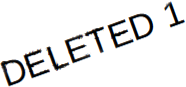
#> input picture delete.png, 186 x 87 px; its folder holds only this picture in this run
$ python -i box.py   (imports and definitions only)
#> lines starting #> are read from the running program, lines starting #| are printed output that depends on the picture; after the words box and inside, x2 and y2 are one past the last pixel; in counts of white or black regions, pixels touching at a corner belong together
#> in boxCardNameSplit, orig is the input picture: PIL image 186x87 RGB; mean R, G, B 233.6, 233.4, 233.4
import numpy
from PIL import Image, ImageOps
from scipy.ndimage import label, grey_dilation


def boxes(orig):
    img = ImageOps.grayscale(orig)
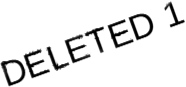
#> img: PIL image 186x87 L; min 0, max 255, mean 233.5
    im = numpy.array(img)

    # Inner morphological gradient.
    im = grey_dilation(im, (3, 3)) - im
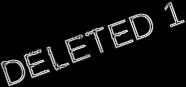
#> im: shape (87, 186); min 0, max 241, mean 16.6

    # Binarize.
    mean, std = im.mean(), im.std()
#> mean = 16.57; std = 48.5
    t = mean + std
#> t = 65.07
    im[im < t] = 0
    im[im >= t] = 1
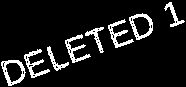
#> im: shape (87, 186); values 0 (black) and 1 (white), 9.8% white; 8 white regions, largest, box (x1, y1, x2, y2) and area: (1, 60, 26, 86) 240, (129, 13, 153, 40) 235, (24, 49, 50, 78) 233

    # Connected components.
    lbl, numcc = label(im)
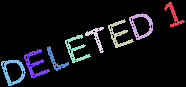
#> lbl: shape (87, 186) int32; 9 distinct labels, from 0 to 8; one colour per label, 0 black
#> numcc = 8
    # Size threshold.
    min_size = 1400 # pixels
    box = []
    for i in range(1, numcc + 1):
        py, px = numpy.nonzero(lbl == i)

        if len(py) < min_size:

            im[lbl == i] = 0
            continue
        xmin, xmax, ymin, ymax = px.min(), px.max(), py.min(), py.max()
        # Four corners and centroid.
        box.append([
            [(xmin, ymin), (xmax, ymin), (xmax, ymax), (xmin, ymax)],
            (numpy.mean(px), numpy.mean(py))])
#> im: shape (87, 186); 9.82% of pixels changed, all inside (x1, y1, x2, y2) = (1, 2, 185, 86)
#> after the loop, box = []

    return im.astype(numpy.uint8) * 255, box

def boxCardNameSplit(filePath):
    global areas
    orig = Image.open(filePath)
    im, box = boxes(orig)
#> box = []

    images = []
    for b, centroid in box:
        # draw.line(b + [b[0]], fill='yellow')
        #print(b)
        area = (b[0][0], b[0][1], b[2][0], b[2][1])
        cropped_img = orig.crop(area)

        width = cropped_img.width
        if width < 400:
            images.append(cropped_img)
        else:
            if width < 800:
                areas = [(0, 0, width // 2, cropped_img.height), (width // 2, 0, width, cropped_img.height)]
                imgs = [cropped_img.crop(area) for area in areas]
                for img in imgs:
                    images.append(img)
            elif width < 1200:
                oneThird = width // 3
                areas = [(0, 0, oneThird, cropped_img.height), (oneThird, 0, oneThird * 2, cropped_img.height),
                         (oneThird * 2, 0, width, cropped_img.height)]

            imgs = [cropped_img.crop(area) for area in areas]
            for img in imgs:
                if img.height < 200:
                    images.append(img)
                else:
                    print("FIX height card name")
                    nImg = int(img.height/145)
                    print(nImg)
                    for n in range(nImg):
                        print("n step :", str(n))
                        area = (0, int(img.height/nImg)*n, img.width, int(img.height/nImg)*(n+1))
                        images.append(img.crop(area))
#> this loop made 0 passes
#> after the loop, images = []
    return images

>>> result = boxCardNameSplit('delete.png')
#> result = []
